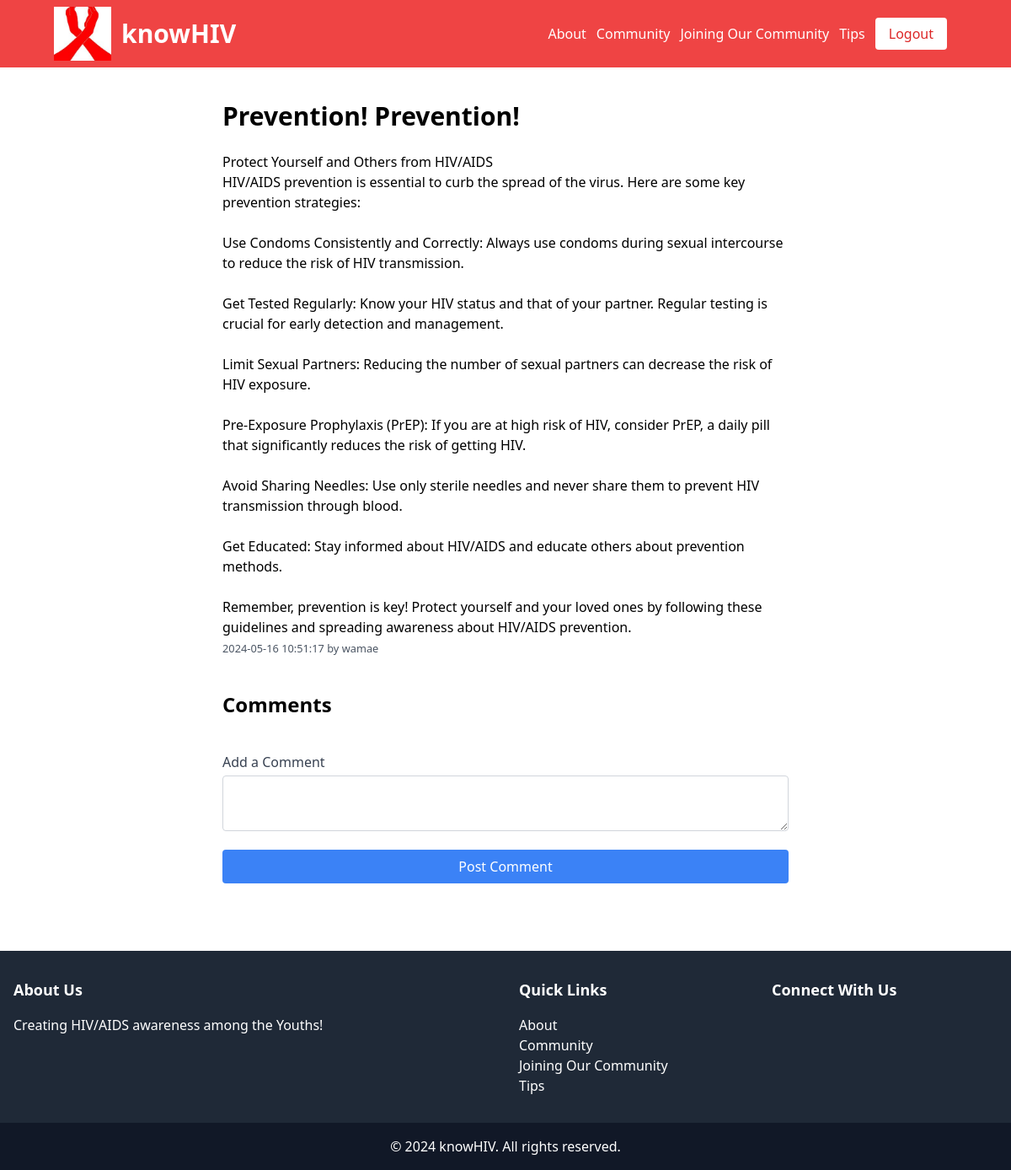
/view_post.php?id=2 (signed in), run on the app's committed database.
### tables this page shows
CREATE TABLE IF NOT EXISTS posts (
    id INT AUTO_INCREMENT PRIMARY KEY,
    user_id INT NOT NULL,
    title VARCHAR(255) NOT NULL,
    content TEXT NOT NULL,
    image_url VARCHAR(255),
    created_at TIMESTAMP DEFAULT CURRENT_TIMESTAMP,
    FOREIGN KEY (user_id) REFERENCES users(id)
);

CREATE TABLE IF NOT EXISTS users (
    id INT AUTO_INCREMENT PRIMARY KEY,
    username VARCHAR(50) NOT NULL UNIQUE,
    email VARCHAR(100) NOT NULL UNIQUE,
    password VARCHAR(255) NOT NULL,
    created_at TIMESTAMP DEFAULT CURRENT_TIMESTAMP,
    is_admin BOOLEAN DEFAULT FALSE,
    profile_pic VARCHAR(255),
    reset_token VARCHAR(255),
    reset_token_expire DATETIME
);

### view_post.php (the view, shortened to what this page needs)
<?php
include 'config/db.php';
$post_id = $_GET['id'];
$stmt = $conn->prepare("SELECT p.title, p.content, p.image_url, p.created_at, u.username FROM posts p JOIN users u ON p.user_id = u.id WHERE p.id = ?");
$stmt->bind_param("i", $post_id);
$stmt->execute();
$stmt->bind_result($title, $content, $image_url, $created_at, $username);
?>
<!DOCTYPE html>
<html>
<head>
    <link href="https://cdn.jsdelivr.net/npm/tailwindcss@2.0.4/dist/tailwind.min.css" rel="stylesheet">
</head>
<body>
<?php include 'includes/header.php'; ?>
<div class="max-w-2xl mx-auto mt-10">
    <h1 class="text-3xl font-bold mb-6"><?php echo htmlspecialchars($title); ?></h1>
    <p><?php echo nl2br(htmlspecialchars($content)); ?></p>
    <small class="text-gray-600"><?php echo $created_at; ?> by <?php echo htmlspecialchars($username); ?></small>
    <div class="mt-10">
        <h2 class="text-2xl font-bold mb-4">Comments</h2>
    </div>
    <form action="view_post.php?id=<?php echo $post_id; ?>" method="post" class="mt-10">
        <div class="mb-4">
            <label class="block text-gray-700">Add a Comment</label>
            <textarea name="content" class="w-full p-2 border border-gray-300 rounded mt-1" required></textarea>
        </div>
        <button type="submit" class="w-full bg-blue-500 text-white p-2 rounded">Post Comment</button>
    </form>
</div>
<?php include 'includes/footer.php'; ?>
</body>
</html>

### data on the page
posts: title "Prevention! Prevention!", content "Protect Yourself and Others from HIV/AIDS HIV/AIDS prevention is essential to curb the spread of the virus. Here are some key prevention strategies: Use Condoms Consistently and Correctly: Always use condoms during sexual intercourse to reduce the risk of HIV transmission. Get Tested Regularly: Know your HIV status and that of your partner. Regular testing is crucial for early detection and management. Limit Sexual Partners: Reducing the number of sexual partners can decrease the risk of HIV exposure. Pre-Exposure Prophylaxis (PrEP): If you are at high risk of HIV, consider PrEP, a daily pill that significantly reduces the risk of getting HIV. Avoid Sharing Needles: Use only sterile needles…", created_at "2024-05-16 10:51:17", user.username "wamae"
